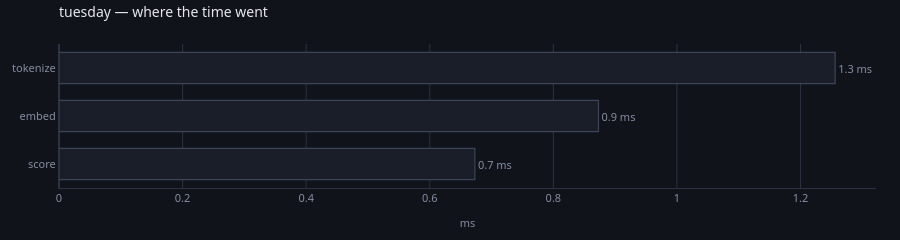

The code cell stored with this chart in its notebook:
### Code cell
spent(store, run="tuesday")

### Figure 1 — Plotly figure (JSON) as saved in the notebook; plotly's stock layout.template omitted (floating-point values rounded to 4 significant figures)
{"data": [{"cliponaxis": false, "customdata": [[40, 0, 0.01682, "here"], [40, 0, 0.02183, "here"], [40, 0, 0.0314, "here"]], "hovertemplate": "<b>%{y}</b><br>%{x:.1f} ms in total<br>%{customdata[0]} runs, %{customdata[1]} read back<br>%{customdata[2]:.2f} ms each<br>%{customdata[3]}<extra></extra>", "marker": {"color": ["#1a1e28", "#1a1e28", "#1a1e28"], "line": {"color": ["#3d4459", "#3d4459", "#3d4459"], "width": 1.2}}, "orientation": "h", "text": ["0.7 ms", "0.9 ms", "1.3 ms"], "textfont": {"color": "#868ea3", "size": 11}, "textposition": "outside", "type": "bar", "x": [0.673, 0.873, 1.256], "y": ["score", "embed", "tokenize"]}], "layout": {"bargap": 0.35, "font": {"color": "#e7e9ef", "family": "system-ui, -apple-system, Segoe UI, Roboto, sans-serif", "size": 12}, "height": 212, "hoverlabel": {"align": "left", "bgcolor": "#1a1e28", "bordercolor": "#2c3242", "font": {"color": "#e7e9ef", "family": "system-ui, -apple-system, Segoe UI, Roboto, sans-serif"}}, "legend": {"bgcolor": "rgba(0,0,0,0)", "font": {"color": "#868ea3"}, "orientation": "h", "x": 1, "xanchor": "right", "y": 1.02, "yanchor": "bottom"}, "margin": {"b": 44, "l": 56, "r": 24, "t": 44}, "paper_bgcolor": "#101319", "plot_bgcolor": "#101319", "showlegend": false, "title": {"font": {"size": 14}, "text": "tuesday — where the time went", "x": 0, "xanchor": "left", "xref": "paper", "y": 0.97, "yanchor": "top"}, "xaxis": {"gridcolor": "#2c3242", "linecolor": "#2c3242", "tickfont": {"color": "#868ea3", "size": 11}, "title": {"font": {"color": "#868ea3", "size": 11}, "text": "ms"}, "zerolinecolor": "#2c3242"}, "yaxis": {"automargin": true, "gridcolor": "#2c3242", "linecolor": "#2c3242", "showgrid": false, "tickfont": {"color": "#868ea3", "size": 11}, "title": {"font": {"color": "#868ea3", "size": 11}}, "zerolinecolor": "#2c3242"}}}
